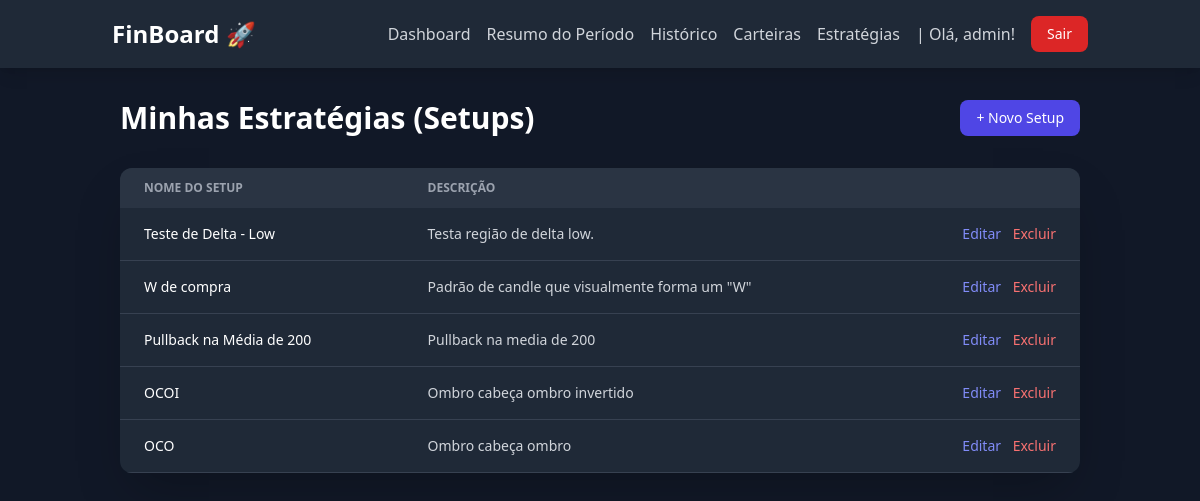
/dashboard/strategies/ (signed in), run on an earlier commit of the app's database.
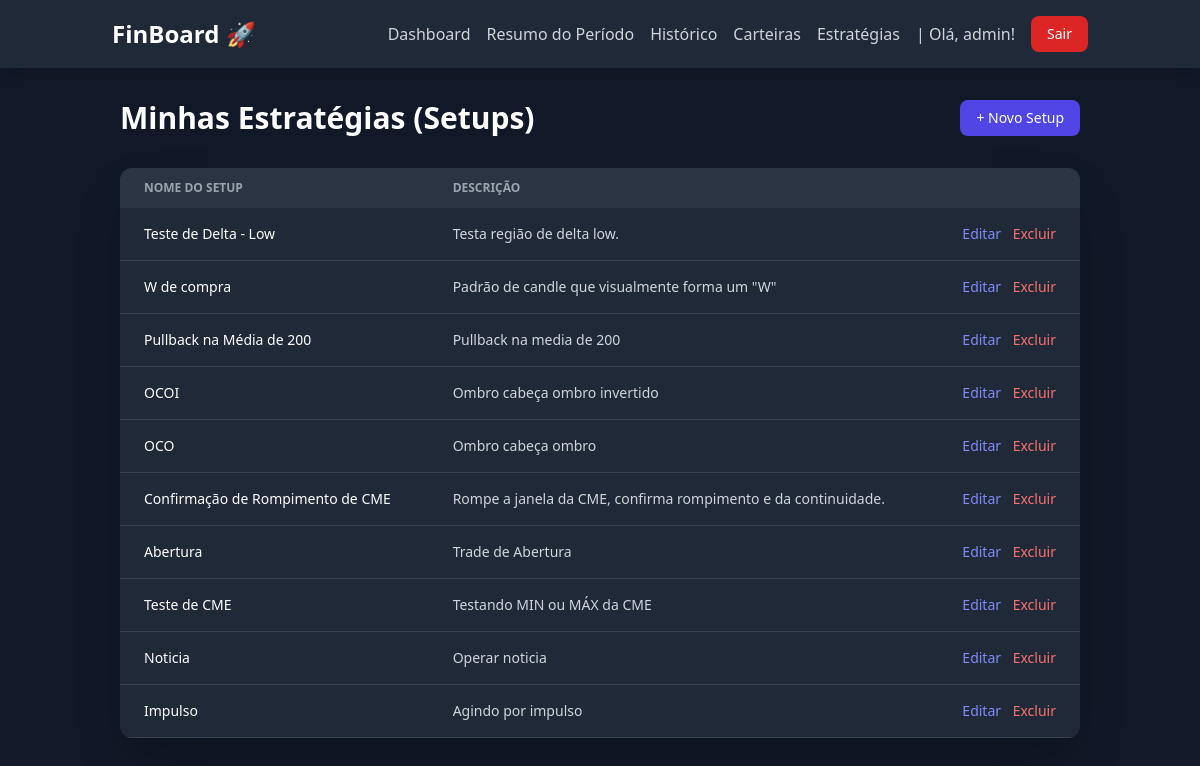
And on a later commit of the database.
### dashboard/models.py (models this page shows, shortened)
class Strategy(models.Model):
    name = models.CharField("Nome da Estratégia", max_length=100, unique=True)
    description = models.TextField("Descrição do Setup")

### dashboard/views.py (the view)
# urls.py: path('strategies/', views.strategy_list, name='strategy_list'),
@login_required
def strategy_list(request):
    strategies = Strategy.objects.all()
    return render(request, 'dashboard/strategy_list.html', {'strategies': strategies})

### dashboard/templates/dashboard/strategy_list.html
{% extends 'core/base.html' %}
{% block content %}
<div class="container mx-auto px-4 sm:px-6 lg:px-8 py-8">
    <div class="flex justify-between items-center mb-8">
        <h1 class="text-3xl font-bold text-white">Minhas Estratégias (Setups)</h1>
        <a href="{% url 'dashboard:strategy_add' %}" class="px-4 py-2 text-sm font-medium text-white bg-indigo-600 rounded-lg hover:bg-indigo-700 transition-colors">+ Novo Setup</a>
    </div>
    <div class="bg-gray-800 rounded-xl shadow-2xl overflow-hidden">
        <table class="min-w-full text-sm text-left text-gray-300">
            <thead class="text-xs text-gray-400 uppercase bg-gray-700/50">
                <tr>
                    <th scope="col" class="px-6 py-3">Nome do Setup</th>
                    <th scope="col" class="px-6 py-3">Descrição</th>
                    <th scope="col" class="px-6 py-3"><span class="sr-only">Ações</span></th>
                </tr>
            </thead>
            <tbody>
                {% for strategy in strategies %}
                <tr class="border-b border-gray-700 hover:bg-gray-700/40">
                    <td class="px-6 py-4 font-medium text-white">{{ strategy.name }}</td>
                    <td class="px-6 py-4">{{ strategy.description|truncatewords:20 }}</td>
                    <td class="px-6 py-4 text-right space-x-2">
                        <a href="{% url 'dashboard:strategy_edit' pk=strategy.pk %}" class="font-medium text-indigo-400 hover:underline">Editar</a>
                        <a href="{% url 'dashboard:strategy_delete' pk=strategy.pk %}" class="font-medium text-red-400 hover:underline">Excluir</a>
                    </td>
                </tr>
                {% empty %}
                <tr>
                    <td colspan="3" class="text-center py-10 text-gray-500">Nenhuma estratégia cadastrada.</td>
                </tr>
                {% endfor %}
            </tbody>
        </table>
    </div>
</div>
{% endblock %}

What changed in the data, as far as the page shows it:
added Strategy: name "Confirmação de Rompimento de CME", description "Rompe a janela da CME, confirma rompimento e da continuidade."
added Strategy: name "Abertura", description "Trade de Abertura"
added Strategy: name "Teste de CME", description "Testando MIN ou MÁX da CME"
added Strategy: name "Noticia", description "Operar noticia"
added Strategy: name "Impulso", description "Agindo por impulso"
